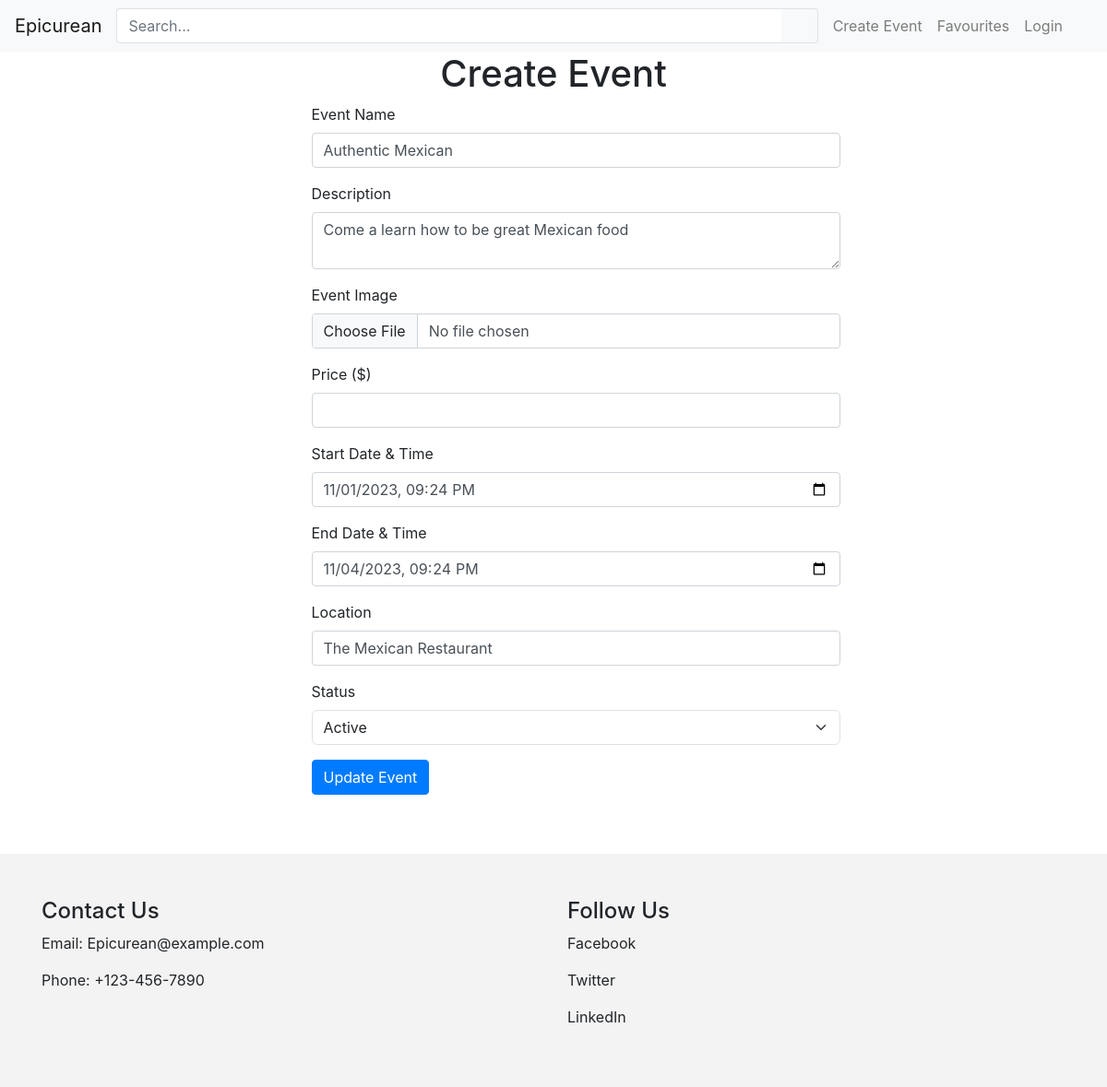
The page /events/update/1 on the database as committed earlier.
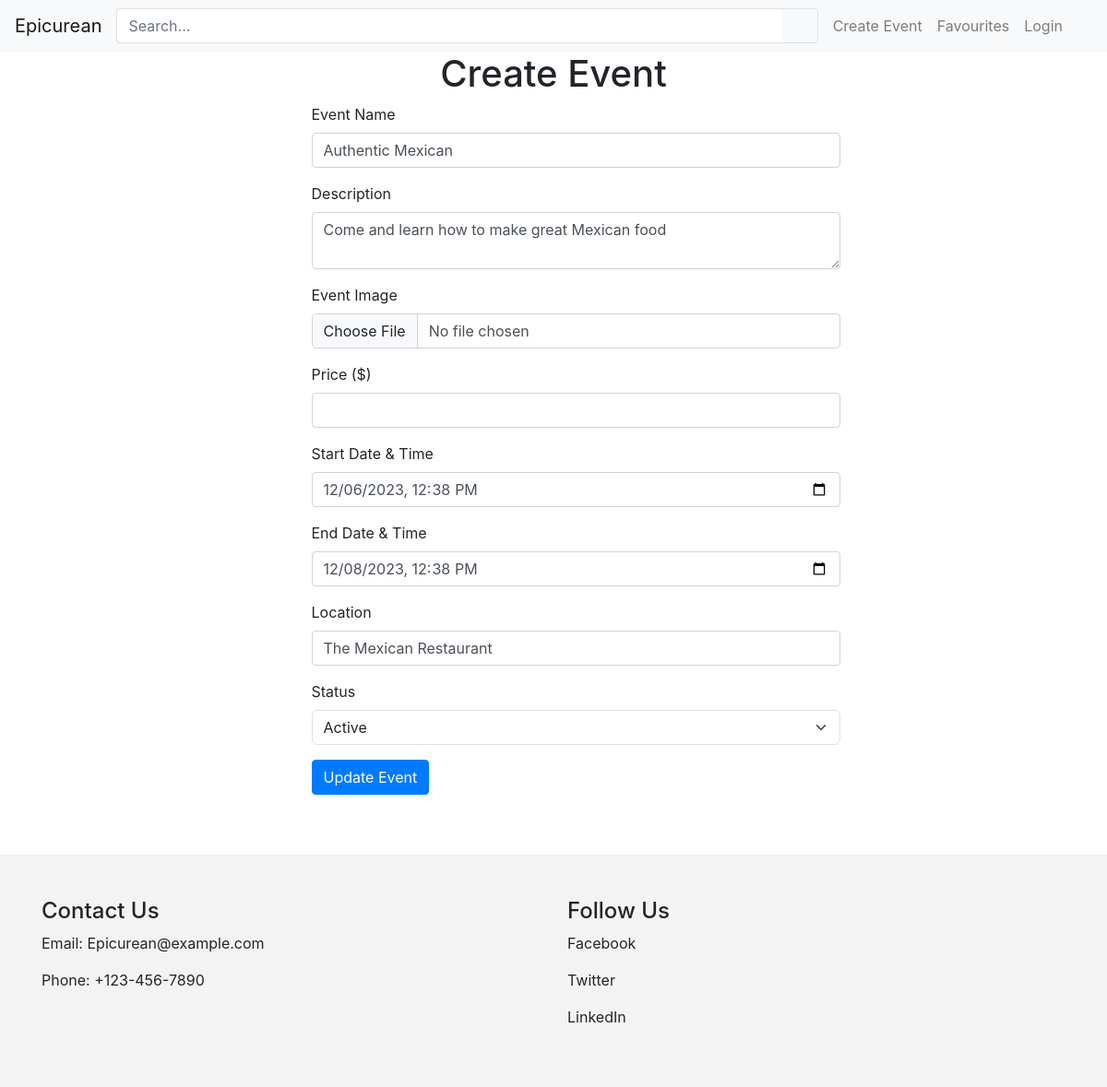
The same page on the database as committed later.
### website/models.py (models this page shows)
class Event(db.Model):
    __tablename__ = 'events'
    eventid = db.Column(db.Integer, primary_key=True)
    name = db.Column(db.String(80))
    description = db.Column(db.String(200))
    image = db.Column(db.String(400))
    ticketPrice = db.Column(db.String(3))
    status = db.Column(db.String(20))
    created_at = db.Column(db.DateTime, default=datetime.now())
    startdate = db.Column(db.DateTime)
    enddate = db.Column(db.DateTime)
    Dietary = db.Column(db.String(80))
    Theme = db.Column(db.String(80))
    SkillLevel = db.Column(db.String(80))
    location = db.Column(db.String(100))
    userid = db.Column(db.String(80))
    comments = db.relationship('Comment', backref='event')

### website/events.py (the view, shortened to what this page needs)
@login_required
@eventbp.route('/update/<id>', methods=['GET', 'POST'])
def update_event(id):
  event = db.session.query(Event).get(id)
  form = EventUpdateForm(obj=event)
  return render_template('events/update.html', form=form)

### website/forms.py
class EventUpdateForm(FlaskForm):
    name = StringField('Event Name', validators=[InputRequired()])
    description = TextAreaField('Description', validators=[InputRequired()])
    image = FileField('Event Image', validators=[
        FileRequired(message='Image cannot be empty'),
        FileAllowed(ALLOWED_FILE, message='Only supports PNG, JPG, png, jpg')])
    price = IntegerField('Price ($)',  validators=[InputRequired()])
    startdate = StringField('Start Date & Time', validators=[InputRequired()], widget=widgets.Input(input_type='datetime-local'))
    enddate = StringField('End Date & Time', validators=[InputRequired()],widget=widgets.Input(input_type='datetime-local'))
    location = StringField('Location', validators=[InputRequired()])
    status = SelectField('Status', validators=[InputRequired()], choices=[('Active', 'Active'), ('Limited', 'Limited'), ('Sold Out', 'Sold Out'), ('Canceled', 'Canceled')])
    submit = SubmitField("Update Event")

### website/templates/events/update.html (shortened to what this page needs)
{% extends 'base.html' %}
{% block style %}
<link rel="stylesheet" type="text/css" href="{{ url_for('static', filename='css/events.css') }}">
{% endblock %}
{% from 'bootstrap5/form.html' import render_form %}
{% block content %}
<div class="row justify-content-center">
    <div class="col-md-6">
        <h1 class="text-center">Create Event</h1>
    </div>
<div class="row justify-content-center">
    <div class="formdiv col-md-6 ms-5 ">
        {{render_form(form)}}
    </div>
</div>
{% endblock %}

Rows that differ between the two databases and show on the page:
changed Event "Authentic Mexican": description "Come a learn how to be great Mexican food" → "Come and learn how to make great Mexican food"; startdate "11/01/2023 21:24" → "12/06/2023 12:38"; enddate "11/04/2023 21:24" → "12/08/2023 12:38"
